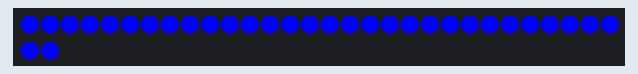
Recording of a sketch running on a simulated Arduino Uno, built with avr-gcc and run on an emulated ATmega328P. On the bench: 32 RGB LEDs in strip order, left to right, continuing on the next row. Dim RGB values are drawn brighter than linear.

Above: at 18.88 s.
At 19.82 s:
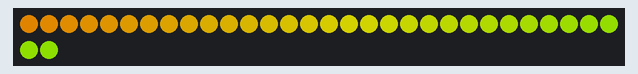
At 20.74 s:
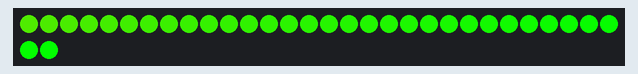
At 22.59 s:
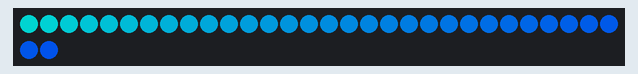
At 24.43 s:
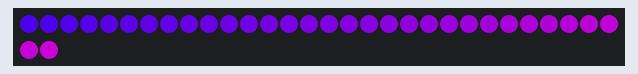
At 26.2 s:
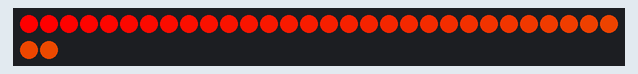

The sketch:

PAVO.ino
```cpp
#include "LPD8806.h"
#include <pgmspace.h>
#include "SPI.h"
#include "fix_fft.h"

// Definitions:

#define COLOR_WHITE  strip.Color(127, 127, 127)
#define COLOR_GREEN  strip.Color(0,   127, 0  )
#define COLOR_BLUE   strip.Color(0,   0,   127)
#define COLOR_RED    strip.Color(127, 0,   0  )
#define COLOR_YELLOW strip.Color(127, 127, 0  )
#define COLOR_CYAN   strip.Color(0,   127, 127)
#define COLOR_PURPLE strip.Color(127, 0,   127)
#define COLOR_OFF    strip.Color(0,   0,   0  )

/*****************************************************************************/

// Number of RGB LEDs in strand:
int nLEDs = 32;

// Chose 2 pins for output; can be any valid output pins:
int dataPin  = 2;
int clockPin = 3;
int adcPin = 0;

// Arrays used for FFT
char im[128];
char data[128];

// First parameter is the number of LEDs in the strand.  The LED strips
// are 32 LEDs per meter but you can extend or cut the strip.  Next two
// parameters are SPI data and clock pins:
LPD8806 strip = LPD8806(nLEDs, dataPin, clockPin);

void setup() {
  // Start up the LED strip
  strip.begin();

  // Update the strip, to start they are all 'off'
  strip.show();
}


void loop() {

  // FFT Code

  int static i = 0;
  static long tt;
  int val;

   if (millis() > tt)
   {
      if (i < 128)
      {
        val = analogRead(adcPin);
        data[i] = val / 4 - 128;
        im[i] = 0;
        i++;

      }
      else
      {
        //this could be done with the fix_fftr function without the im array.
        fix_fft(data,im,7,0);
        // I am only interessted in the absolute value of the transformation
        for (i=0; i< 64;i++){
           data[i] = sqrt(data[i] * data[i] + im[i] * im[i]);
        }

        //do something with the data values 1..64 and ignore im

      }

    tt = millis();
   }
   // end of FFT code


  // Send a simple pixel chase in...
  colorChase(COLOR_WHITE, 50); // White
  colorChase(strip.Color(127,   0,   0), 50); // Red
  colorChase(strip.Color(127, 127,   0), 50); // Yellow
  colorChase(strip.Color(  0, 127,   0), 50); // Green
  colorChase(strip.Color(  0, 127, 127), 50); // Cyan
  colorChase(strip.Color(  0,   0, 127), 50); // Blue
  colorChase(strip.Color(127,   0, 127), 50); // Violet

  // Fill the entire strip with...
  colorWipe(strip.Color(127,   0,   0), 50);  // Red
  colorWipe(strip.Color(  0, 127,   0), 50);  // Green
  colorWipe(strip.Color(  0,   0, 127), 50);  // Blue

  rainbow(10);
  rainbowCycle(0);  // make it go through the cycle fairly fast
}

void rainbow(uint8_t wait) {
  int i, j;

  for (j=0; j < 384; j++) {     // 3 cycles of all 384 colors in the wheel
    for (i=0; i < strip.numPixels(); i++) {
      strip.setPixelColor(i, Wheel( (i + j) % 384));
    }
    strip.show();   // write all the pixels out
    delay(wait);
  }
}

// Slightly different, this one makes the rainbow wheel equally distributed
// along the chain
void rainbowCycle(uint8_t wait) {
  uint16_t i, j;

  for (j=0; j < 384 * 5; j++) {     // 5 cycles of all 384 colors in the wheel
    for (i=0; i < strip.numPixels(); i++) {
      // tricky math! we use each pixel as a fraction of the full 384-color wheel
      // (thats the i / strip.numPixels() part)
      // Then add in j which makes the colors go around per pixel
      // the % 384 is to make the wheel cycle around
      strip.setPixelColor(i, Wheel( ((i * 384 / strip.numPixels()) + j) % 384) );
    }
    strip.show();   // write all the pixels out
    delay(wait);
  }
}

// Fill the dots progressively along the strip.
void colorWipe(uint32_t c, uint8_t wait) {
  int i;

  for (i=0; i < strip.numPixels(); i++) {
      strip.setPixelColor(i, c);
      strip.show();
      delay(wait);
  }
}

// Chase one dot down the full strip.
void colorChase(uint32_t c, uint8_t wait) {
  int i;

  // Start by turning all pixels off:
  for(i=0; i<strip.numPixels(); i++) strip.setPixelColor(i, 0);

  // Then display one pixel at a time:
  for(i=0; i<strip.numPixels(); i++) {
    strip.setPixelColor(i, c); // Set new pixel 'on'
    strip.show();              // Refresh LED states
    strip.setPixelColor(i, 0); // Erase pixel, but don't refresh!
    delay(wait);
  }

  strip.show(); // Refresh to turn off last pixel
}

/* Helper functions */

//Input a value 0 to 384 to get a color value.
//The colours are a transition r - g -b - back to r

uint32_t Wheel(uint16_t WheelPos)
{
  byte r, g, b;
  switch(WheelPos / 128)
  {
    case 0:
      r = 127 - WheelPos % 128;   //Red down
      g = WheelPos % 128;      // Green up
      b = 0;                  //blue off
      break;
    case 1:
      g = 127 - WheelPos % 128;  //green down
      b = WheelPos % 128;      //blue up
      r = 0;                  //red off
      break;
    case 2:
      b = 127 - WheelPos % 128;  //blue down
      r = WheelPos % 128;      //red up
      g = 0;                  //green off
      break;
  }
  return(strip.Color(r,g,b));
}
```
